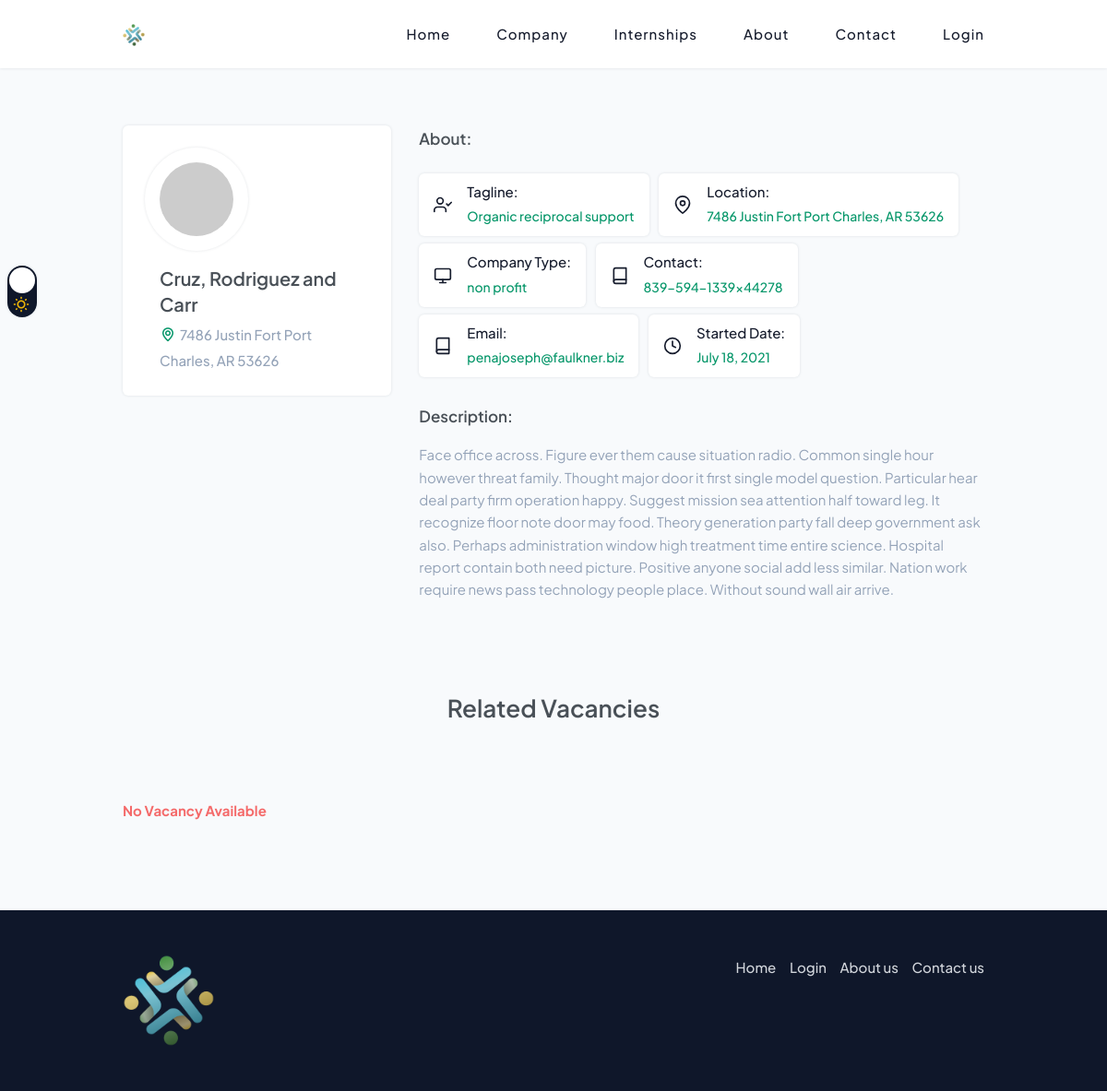
/company/details/1, run on the app's committed database.
### src/portals/company/models.py (models this page shows, shortened)
class Company(models.Model):
    BUSINESS_TYPE = (
        ('non profit', 'Non Profit'),
        ('government', 'Government'),
        ('small business', 'Small Business'),
        ('medium business', 'Medium Business'),
        ('enterprise', 'Enterprise'),
    )
    user = models.OneToOneField(User, on_delete=models.CASCADE)
    name = models.CharField(max_length=255, default="Name")
    tag_line = models.CharField(max_length=255, null=True, blank=True)
    description = models.TextField(null=True, blank=True)
    business_type = models.CharField(
        max_length=255, choices=BUSINESS_TYPE, default='small business', verbose_name='Company Type'
    )
    logo = models.ImageField(upload_to='company_logo', null=True, blank=True)
    company_registration_no = models.CharField(max_length=255, null=True, blank=True)
    company_start_date = models.DateTimeField(verbose_name='Date started', null=True, blank=True)
    contact_number = models.CharField(max_length=20, null=True, blank=True, verbose_name='Phone')
    contact_email = models.CharField(max_length=255, null=True, blank=True, verbose_name='Email')
    company_address = models.TextField(null=True, blank=True, verbose_name='Address')
    country = models.ForeignKey(Country, on_delete=models.SET_NULL, null=True, blank=False)
    is_active = models.BooleanField(default=True)
    created_on = models.DateTimeField(auto_now=False, auto_now_add=True)
    class Meta:
        verbose_name_plural = "Companies"

### src/website/views.py (the view)
# urls.py: path('company/details/<slug:pk>', CompanyDetailsView.as_view(), name='company-details'),
class CompanyDetailsView(DetailView):
    model = Company
    template_name = 'website/company_details.html'
    def get_context_data(self, **kwargs):
        context = super().get_context_data()
        context['internships'] = Job.objects.filter(company=self.object)[:3]
        return context

### src/portals/company/templatetags/custom_tags.py (called while the page is built)
@register.filter
def image_or_placeholder(image, size=100):
    if image:
        return image.url
    return f"https://via.placeholder.com/{size}"

### src/website/context_processors.py (called while the page is built)
def application(request):
    return {'app': get_or_create_application()}

### src/website/utils.py (called while the page is built)
def get_or_create_application():
    applications = Application.objects.all()
    return applications[0] if applications else Application.objects.create()

### src/website/templates/website/company_details.html (shortened to what this page needs)
{% extends 'website/base.html' %}
{% load static %}
{% load custom_tags %}
{% block base_content %}
    <section class="bg-slate-50 dark:bg-slate-800 md:py-24 py-16">
        <div class="container mt-10">
            <div class="grid md:grid-cols-12 grid-cols-1 gap-[30px]">
                <div class="lg:col-span-4 md:col-span-6">
                    <div class="p-6 shadow dark:shadow-gray-700 rounded-md bg-white dark:bg-slate-900 sticky top-20">
                        <img src="{{ object.logo|image_or_placeholder }}"
                             class="rounded-full h-28 w-28 p-4 bg-white dark:bg-slate-900 shadow dark:shadow-gray-700"
                             alt="">
                        <div class="md:ms-4 mt-4">
                            <h5 class="text-xl font-semibold">{{ object.name }}</h5>
                            <div class="mt-1">
                               <span class="text-slate-400 font-medium me-2 inline-block"><i
                                       class="uil uil-map-marker text-[18px] text-emerald-600 me-1"></i>{{ object.company_address }}</span>
                            </div>
                        </div>
                    </div>
                </div>
                <div class="lg:col-span-8 md:col-span-6">
                    <h5 class="text-lg font-semibold">About:</h5>
                    <ul class="list-none mt-5">
                        <li class="inline-flex items-center py-2 px-4 bg-white me-2 my-1 shadow dark:shadow-gray-700 rounded-md">
                            <div class="ms-4">
                                <p class="font-medium">Tagline:</p>
                                <span class="text-emerald-600 font-medium text-sm">{{ object.tag_line }}</span>
                            </div>
                        </li>
                        <li class="inline-flex items-center py-2 px-4 bg-white me-2 my-1 shadow dark:shadow-gray-700 rounded-md">
                            <div class="ms-4">
                                <p class="font-medium">Location:</p>
                                <span class="text-emerald-600 font-medium text-sm">{{ object.company_address }}</span>
                            </div>
                        </li>
                        <li class="inline-flex items-center py-2 px-4 bg-white me-2 my-1 shadow dark:shadow-gray-700 rounded-md">
                            <div class="ms-4">
                                <p class="font-medium">Company Type:</p>
                                <span class="text-emerald-600 font-medium text-sm">{{ object.business_type }}</span>
                            </div>
                        </li>
                        <li class="inline-flex items-center py-2 px-4 bg-white me-2 my-1 shadow dark:shadow-gray-700 rounded-md">
                            <div class="ms-4">
                                <p class="font-medium">Contact:</p>
                                <span class="text-emerald-600 font-medium text-sm">{{ object.contact_number }}</span>
                            </div>
                        </li>
                        <li class="inline-flex items-center py-2 px-4 bg-white me-2 my-1 shadow dark:shadow-gray-700 rounded-md">
                            <div class="ms-4">
                                <p class="font-medium">Email:</p>
                                <span class="text-emerald-600 font-medium text-sm">{{ object.contact_email }}</span>
                            </div>
                        </li>
                        <li class="inline-flex items-center py-2 px-4 bg-white me-2 my-1 shadow dark:shadow-gray-700 rounded-md">
                            <svg xmlns="http://www.w3.org/2000/svg" width="24" height="24" viewBox="0 0 24 24"
                                 fill="none" stroke="currentColor" stroke-width="2" stroke-linecap="round"
                                 stroke-linejoin="round" class="feather feather-clock h-5 w-5">
                                <circle cx="12" cy="12" r="10"></circle>
                                <polyline points="12 6 12 12 16 14"></polyline>
                            </svg>
                            <div class="ms-4">
                                <p class="font-medium">Started Date:</p>
                                <span class="text-emerald-600 font-medium text-sm">{{ object.company_start_date|date }}</span>
                            </div>
                        </li>
                    </ul>
                    <h5 class="text-lg font-semibold mt-6"> Description:</h5>
                    <p class="text-slate-400 mt-4">{{ object.description }}</p>
                </div>
            </div>
        </div>
        <div class="container lg:mt-24 mt-16">
            <div class="grid grid-cols-1 pb-8 text-center">
                <h3 class="mb-4 md:text-[26px] md:leading-normal text-2xl leading-normal font-semibold">Related
                    Vacancies</h3>
            </div>
            <div class="grid lg:grid-cols-3 md:grid-cols-2 mt-8 gap-[30px]">
                {% if not internships %}
                    <p class="text-danger"><b>No Vacancy Available</b></p>
                {% endif %}
            </div>
        </div>
    </section>
{% endblock %}

### data on the page
Company: name "Cruz, Rodriguez and Carr", company_address "7486 Justin Fort Port Charles, AR 53626", tag_line "Organic reciprocal support", business_type "non profit", contact_number "839-594-1339x44278", contact_email "penajoseph@faulkner.biz", company_start_date "July 18, 2021", description "Face office across. Figure ever them cause situation radio. Common single hour however threat family. Thought major door it first single model question. Particular hear deal party firm operation happy. Suggest mission sea attention half toward leg. It recognize floor note door may food. Theory generation party fall deep government ask also. Perhaps administration window high treatment time entire science. Hospital report contain both need picture. Positive anyone social add less similar. Nation work require news pass technology people place. Without sound wall air arrive."
